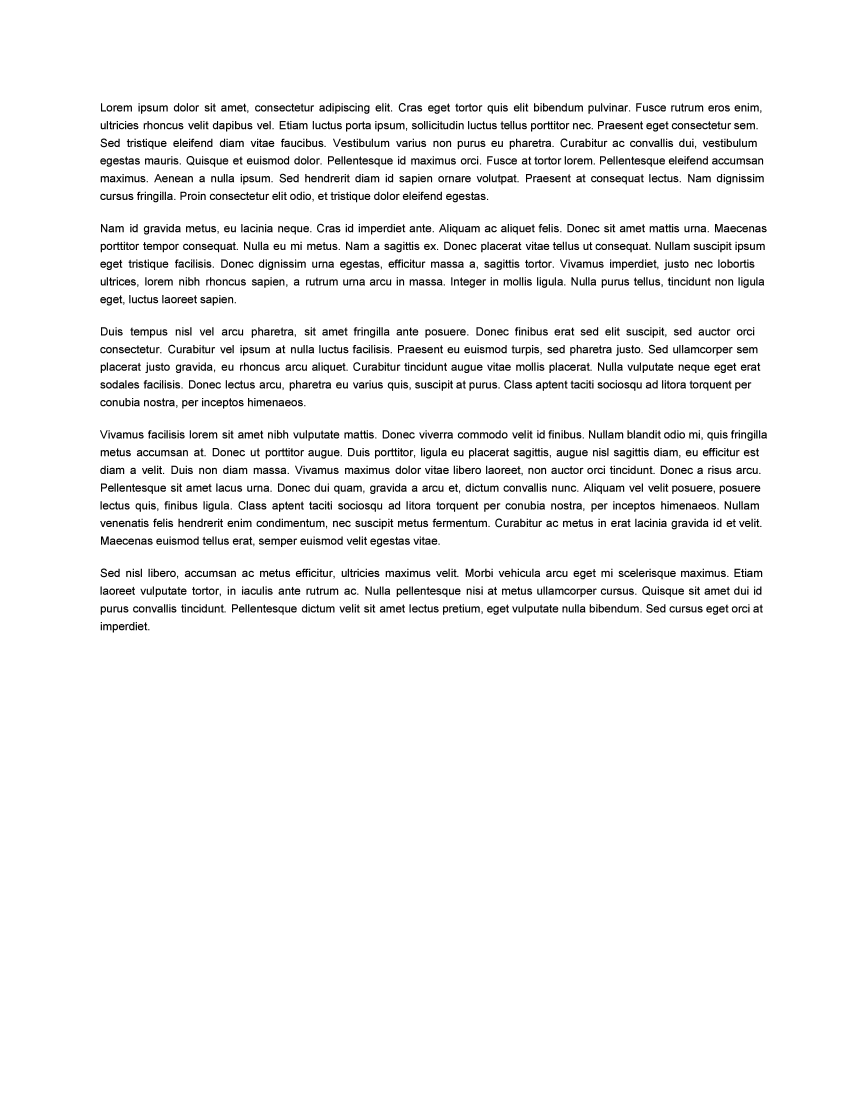
#> input picture testdoc.png, 3400 x 4400 px (shown at 1/4 size)
$ python seg.py   (older library calls are emulated)
#> lines starting #> are read from the running program, lines starting #| are printed output that depends on the picture; after the words box and inside, x2 and y2 are one past the last pixel; in counts of white or black regions, pixels touching at a corner belong together
###########################################################
#
#	Input: full page of doc assumed with no extra noise or deformations
#	Output: array of single letter images
#	Previous in Pipeline: denoise and island removal (Jack)
#	Next In Pileline: character recognition (Alberto)
#
###########################################################
import matplotlib.pyplot as plt
import numpy as np
import skimage
import Image
from skimage import  data
from skimage.filter import threshold_adaptive
from skimage.viewer import ImageViewer
import skimage.transform

img = np.array(Image.open("testdoc.png").convert('L'))
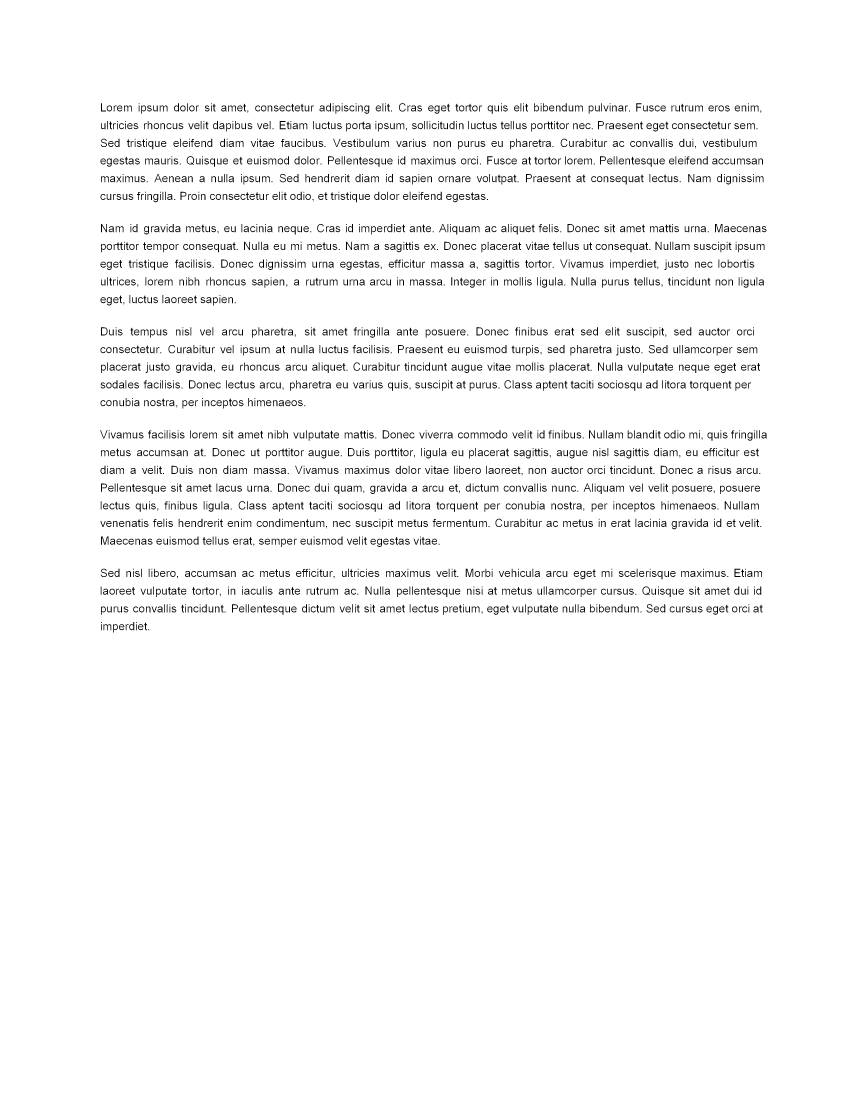
#> img: shape (4400, 3400) (shown at 1/4 size); 96.9% white; 2867 black regions (319 under 20 px), largest, box (x1, y1, x2, y2) and area: (2860, 896, 2890, 929) 440, (404, 2146, 434, 2179) 440, (1863, 2275, 1893, 2308) 440

lx, ly = img.shape
#> lx = 4400; ly = 3400

reducedRes = 10 #reduce resolution by factor of N
lowres = skimage.transform.resize(img, (int(lx/reducedRes), int(ly/reducedRes)))
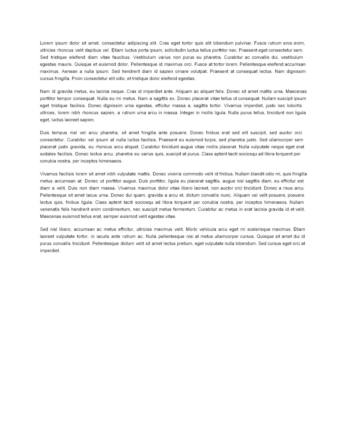
#> lowres: shape (440, 340) float64; min 0.47, max 1, mean 0.969

minx, miny, maxx, maxy = (99999, 99999, 0, 0)
for (i,j), value in np.ndenumerate(lowres):
	if value < 1.0:
		if i < minx:
			minx = i
		if j < miny:
			miny = j
		if i > maxx:
			maxx = i
		if j > maxy:
			maxy = j
#> after the loop, maxx = 254; maxy = 308; minx = 39; miny = 38

cropped = img[minx*reducedRes:maxx*reducedRes, miny*reducedRes:maxy*reducedRes]
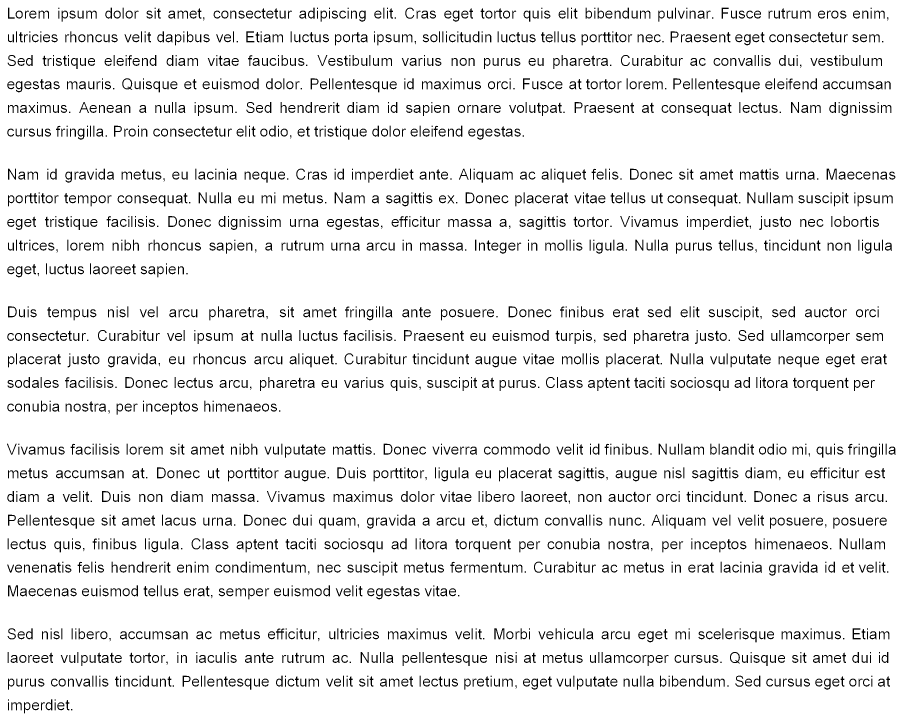
#> cropped: shape (2150, 2700) (shown at 1/3 size); 92% white; 2867 black regions (319 under 20 px), largest, box (x1, y1, x2, y2) and area: (2480, 506, 2510, 539) 440, (24, 1756, 54, 1789) 440, (1483, 1885, 1513, 1918) 440

#DISPLAY STUFF
fig, ax = plt.subplots(nrows=1, ncols=3, figsize=(8, 5))
plt.gray()

ax[0].imshow(img)
ax[0].set_title("original")

ax[1].imshow(lowres)
ax[1].set_title("reduced resolution")

ax[2].imshow(cropped)
ax[2].set_title("cropped")

plt.show()
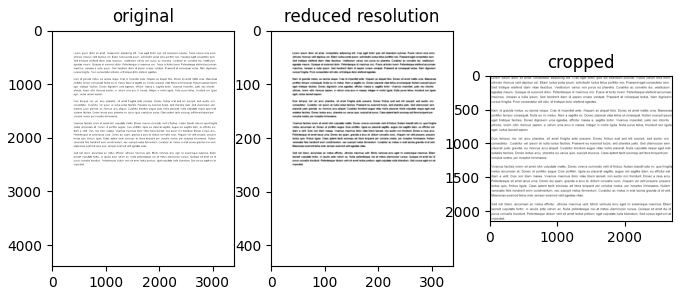
#> figure drawn by matplotlib, 3 panels
